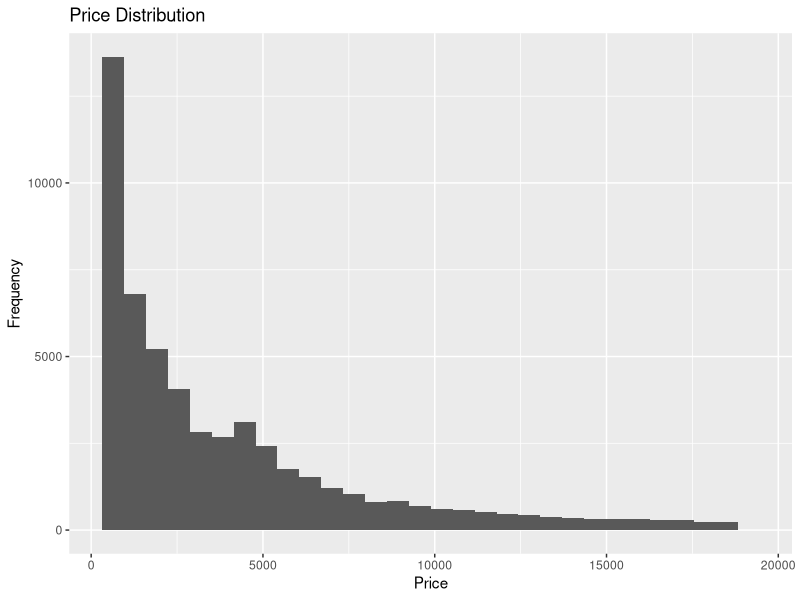

R code for this plot: (Note: this script raises an error after producing the figure.)
#Objective:  Analyze relationships between diamond attributes to determine underprice vs overpriced diamonds
#This model runs all ~50k datapoints to predict new datapoints found online.
#With train/test set split, model had 90% accuracy within 25% interval & 74% accuracy within 10% interval.

#---------------------------
#---------------------------Load Libraries
libs <- c("rsconnect", "rpart","plyr","ggplot2","rpart.plot")
lapply(libs, require, character.only = T)

#---------------------------
#---------------------------Load Data
setwd("C:/Users/tesr/Documents/R/Data/Diamonds")
diamonds <- read.csv("diamonds.csv")
diamonds <- diamonds[sample(1:nrow(diamonds)), ] #randomize

#---------------------------
#---------------------------Analyze
str(diamonds) #view structure
summary(diamonds)
ggplot(data=diamonds) + geom_histogram(aes(x=diamonds$price)) + ggtitle("Price Distribution") + xlab("Price") + ylab("Frequency")

#---------------------------
#---------------------------Use regression trees to model the price of diamonds based on all attributes in the dataframe
m.rpart <- rpart(price ~ .,data = diamonds,cp = .0001)

rpart.plot(m.rpart, type = 4, extra = 101, digits = -3)

#---------------------------
#---------------------------Assign predictions back to training set
prediction <-  data.frame(predict(m.rpart, diamonds))
diamonds$prediction <- prediction

diamonds$percent <- (diamonds$price - diamonds$prediction)/diamonds$price

diamonds$correct <- ifelse(diamonds$percent < .25,1,0) #determine model accuracy
summary(diamonds$correct)
table(diamonds$correct)
sum(diamonds$correct) / nrow(diamonds) *100 #percent correct within 25% threshold

diamonds$bestDeal <- diamonds$prediction - diamonds$price
diamonds <- diamonds[order(diamonds$bestDeal),] #order dataframe

#---------------------------
#---------------------------Run  model on new diamonds found on the internet to determine which are undervalued
new_data <- read.csv("diamonds_test.csv")
results <- data.frame(predict(m.rpart, new_data))

new_data$prediction <- results
new_data$bestDeal <- new_data$prediction - new_data$price
new_data$percentDeal <- new_data$bestDeal / new_data$price *100
new_data <- new_data[order(new_data$bestDeal),]
new_data$Underpriced <- ifelse(new_data$percentDeal>0,"Good Deal","Bad Deal")
final <- data.frame(new_data$price,new_data$prediction,new_data$percentDeal,new_data$Underpriced)
final

#---------------------------
#---------------------------Write final dataframe as a csv
write.csv(final,"final.csv")
